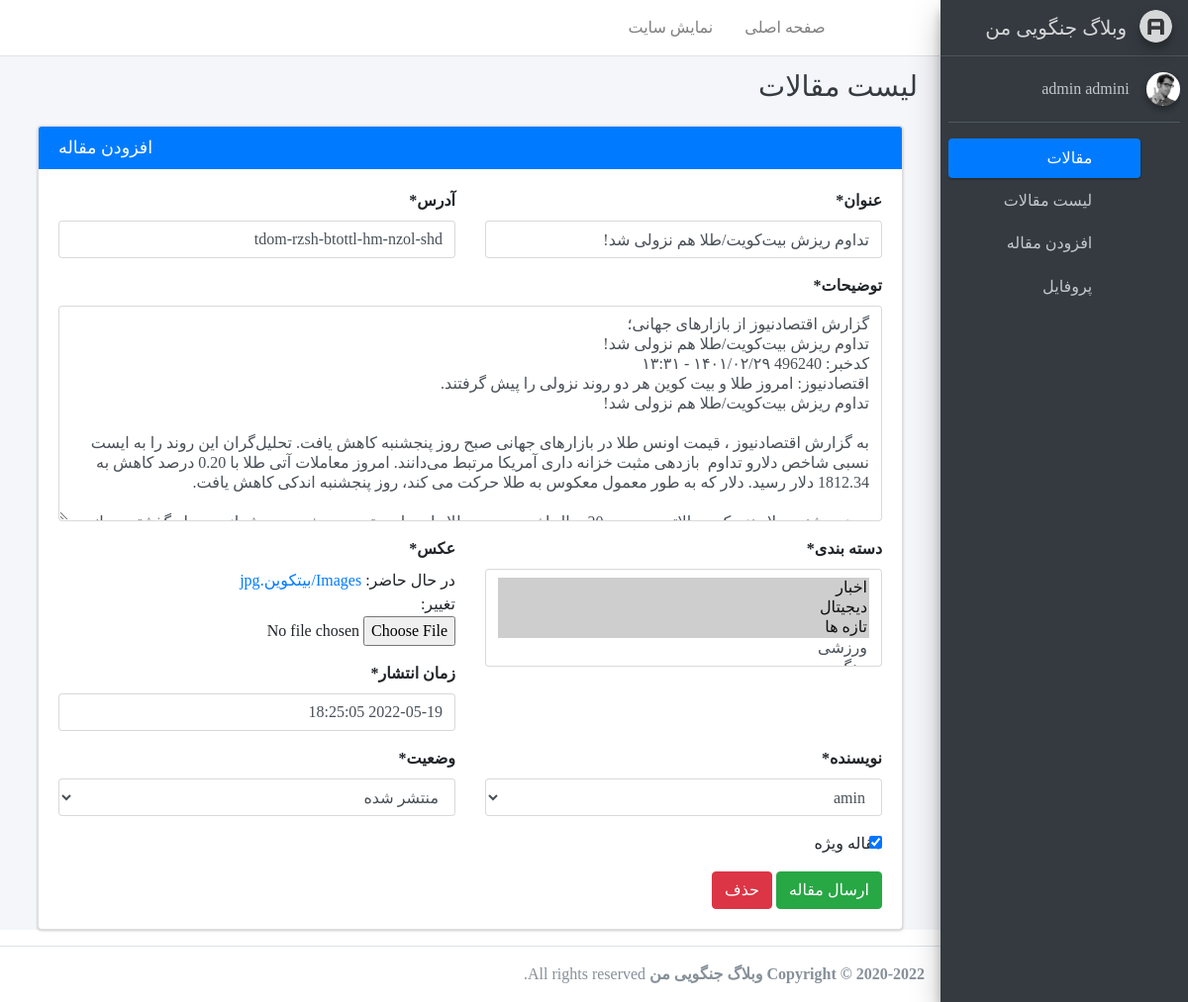
The page /account/article/update/2 (signed in) on the database as committed earlier.
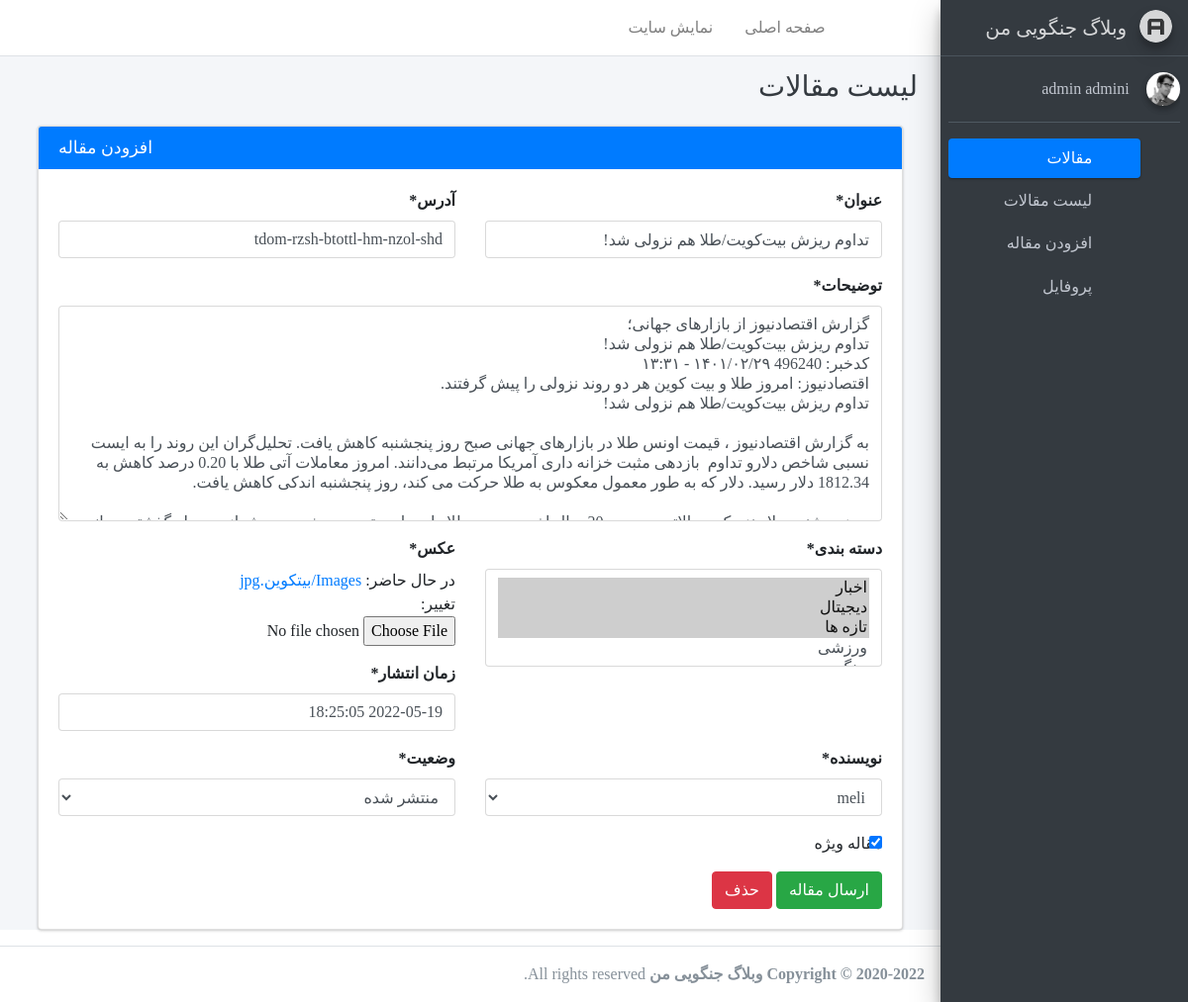
The same page on the database as committed later.
### blog/models.py (models this page shows, shortened)
class Article(models.Model):
    STATUS_CHOICES = (
        ('d', 'پیش نویس'),
        ('p', 'منتشر شده'),
        ('i', 'در حال بررسی'),
        ('b', 'برگشت خورده'),
    )
    author = models.ForeignKey(User, null=True, on_delete=models.SET_NULL, related_name='articles', verbose_name='نویسنده')
    title = models.CharField(max_length=128, verbose_name="عنوان")
    category = models.ManyToManyField(
        'Category', verbose_name="دسته بندی", related_name="articles")
    description = models.TextField(verbose_name="توضیحات")
    img = models.ImageField(upload_to="Images", verbose_name="عکس")
    publish = models.DateTimeField(
        default=timezone.now, verbose_name="زمان انتشار")
    created = models.DateTimeField(auto_now_add=True)
    updated = models.DateTimeField(auto_now=True)
    is_special = models.BooleanField(default=False, verbose_name="مقاله ویژه")
    status = models.CharField(
        max_length=1, choices=STATUS_CHOICES, verbose_name="وضعیت")
    slug = models.SlugField(max_length=100, unique=True, verbose_name="آدرس")
    class Meta:
        verbose_name = "مقاله"
        verbose_name_plural = "مقاله ها"
    def jpublish(self):
        return jalali_converter(self.publish)
    jpublish.short_description = "زمان انتشار"
    def thumbnail_tag(self):
        return format_html("<img width='60' height='60' style='border-radius: 5px;' src='{}'>".format(self.img.url))
    thumbnail_tag.short_description = "عکس"
    def category_to_str(self):
        return "، ".join([category.title for category in self.category.active()])
    category_to_str.short_description = "دسته بندی"
    objects = models.Manager()
    published_objects = ArticleManager()

### account/views.py (the view)
# urls.py: path('article/update/<int:pk>', v.ArticleUpdate.as_view(), name='article-update'),
class ArticleUpdate(mixins.AuthorAccessMixin, mixins.FormValidMixin, mixins.FieldsMixin, UpdateView):
    model = Article
    fields = ["author", "title", "slug", "category", "description", "img", "publish", "status"]
    template_name = "registration/article-create-update.html"

### account/mixins.py (called while the page is built)
    def dispatch(self, request, *args, **kwargs):
        if request.user.is_superuser:
            self.fields = [
                "author", "title", "slug", "category",
                "description", "img", "publish", "status", "is_special"]
        elif request.user.is_author:
            self.fields = [
                "title", "slug", "category",
                "description", "img", "publish", "is_special"]
        else:
            raise Http404("You can't see this page.!")
        return super().dispatch(request, *args, **kwargs)

    def dispatch(self, request,pk, *args, **kwargs):
        article = get_object_or_404(Article, pk=pk)
        if article.author == request.user and article.status in ['b', 'd'] or request.user.is_superuser:
            return super().dispatch(request, *args, **kwargs)
        else:
            raise Http404("You can't see this page.!")

### blog/models.py (called while the page is built)
    def __str__(self):
        return self.title

### account/templates/registration/article-create-update.html
{% extends 'registration/base.html' %}
{% load crispy_forms_tags %}
{% block title %}{% block title-meta %}
لیست مقالات
{% endblock %}{% endblock %}
{% block main %}
<div class="col-md-12">
    <div class="card card-primary">
      <div class="card-header">
        <h3 class="card-title mb-0 float-left">افزودن مقاله</h3>
      </div>
      <div class="card-body">
        <form method="post" enctype="multipart/form-data">{% csrf_token %}
            <div class="row">
                <div class="col-6">
                    {{ form.title|as_crispy_field }}
                </div>
                <div class="col-6">
                    {{ form.slug|as_crispy_field }}
                </div>
                <div class="col-12">
                    {{ form.description|as_crispy_field }}
                </div>
                <div class="col-6">
                    {{ form.category|as_crispy_field }}
                </div>
                <div class="col-6">
                    {{ form.img|as_crispy_field }}
                    {{ form.publish|as_crispy_field }}
                </div>
                {% if user.is_superuser %}
                <div class="col-6">
                    {{ form.author|as_crispy_field }}
                </div>
                <div class="col-6">
                    {{ form.status|as_crispy_field }}
                </div>
                {% endif %}
                <div class="col-6">
                    {{ form.is_special|as_crispy_field }}
                </div>
            </div>
            <button class="btn btn-success">ارسال مقاله</button>
            {% if user.is_superuser and request.resolver_match.kwargs.pk %}
            <a href="{% url 'account:article-delete' request.resolver_match.kwargs.pk %}" class="btn btn-danger">حذف</a>
            {% endif %}
        </form>
      </div>
</div>
{% endblock %}

Rows that differ between the two databases and show on the page:
changed Article "تداوم ریزش بیت‌کویت/طلا هم نزولی شد!": author "amin" → "meli"
